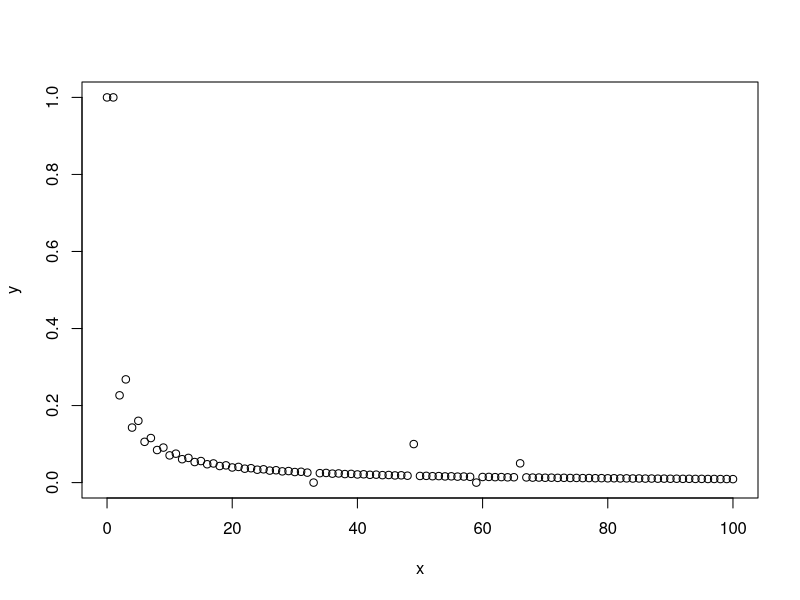

Write the R code that produced this figure.
x <- seq(0,100)
y <- 1/(x + (-1)^x + sqrt(x))
y[34] <- 0
y[60] <- 0
y[67] <- 0.05
y[50] <- 0.1
df = data.frame(x,y) 
write.table(df, "data.csv", sep=";", row.names=FALSE)
plot(x,y)
dev.copy(png,'data.png')
dev.off()
